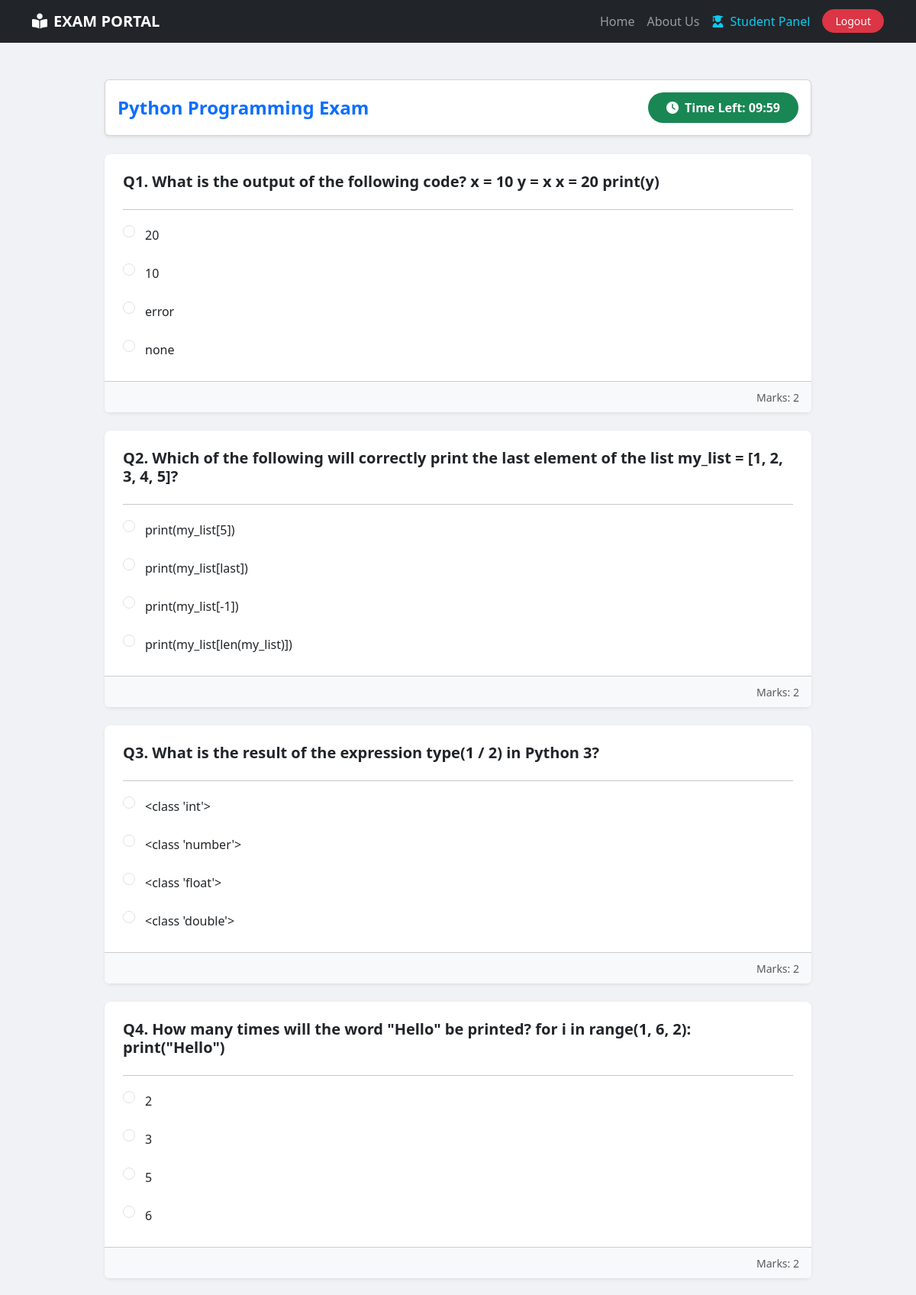
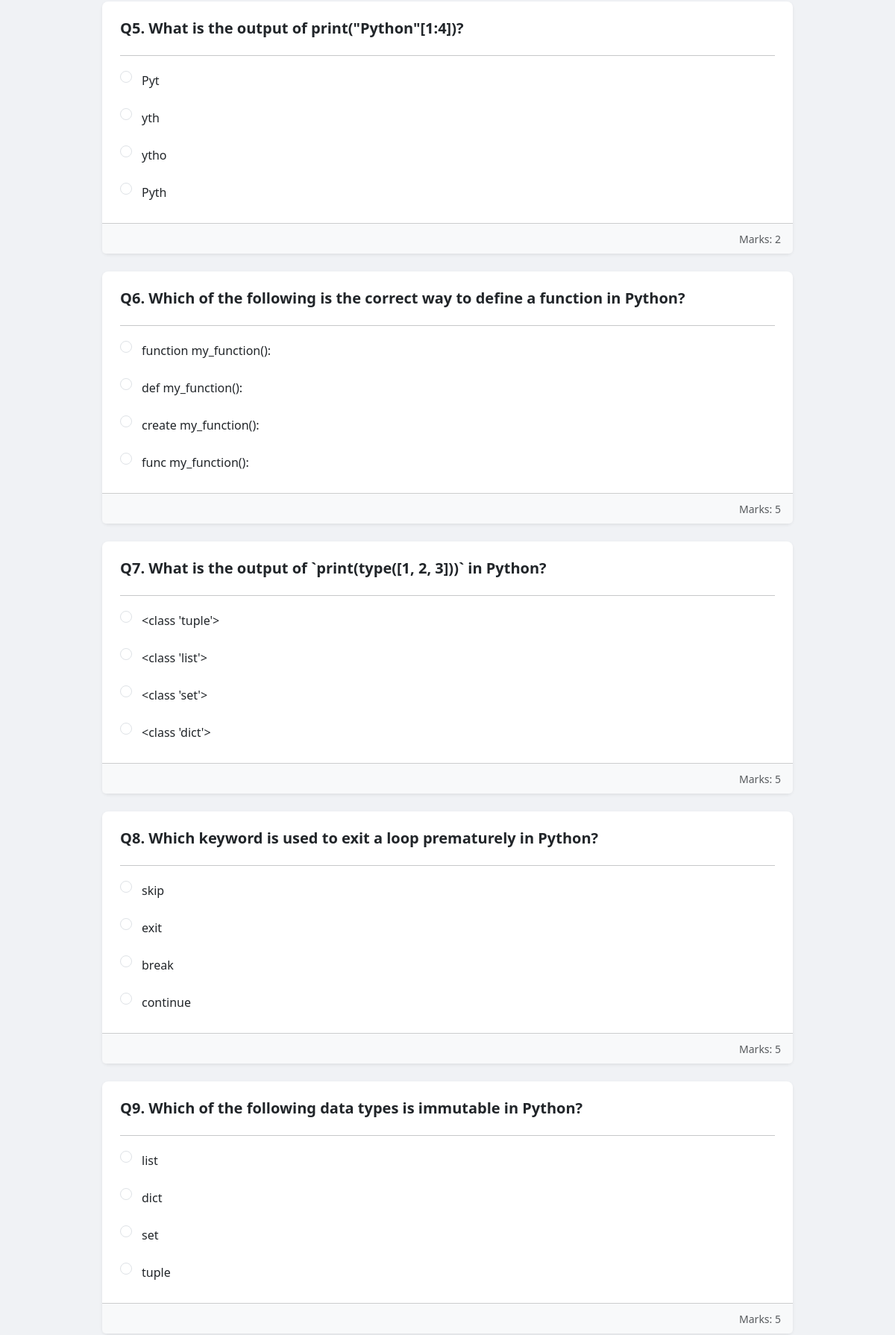
Screenshot of /student-exam/1/ (signed in, upper part) with the database file from the repository (2 pictures, top to bottom).
### exam/models.py (models this page shows, shortened)
class Course(models.Model):
    course_name = models.CharField(max_length=50)
    question_number = models.PositiveIntegerField()
    total_marks = models.PositiveIntegerField()
    duration = models.PositiveIntegerField(default=30, help_text="Duration in minutes")

class Question(models.Model):
    course = models.ForeignKey(Course, on_delete=models.CASCADE)
    marks = models.PositiveIntegerField()
    question = models.CharField(max_length=600)
    option1 = models.CharField(max_length=200)
    option2 = models.CharField(max_length=200)
    option3 = models.CharField(max_length=200)
    option4 = models.CharField(max_length=200)
    cat = (('Option1','Option1'),('Option2','Option2'),('Option3','Option3'),('Option4','Option4'))
    answer = models.CharField(max_length=200, choices=cat)

### exam/views.py (the view, shortened to what this page needs)
# urls.py: path('student-exam/<int:pk>/', views.take_exam, name='student-exam'),
@login_required
def take_exam(request, pk):
    course = Course.objects.get(id=pk)
    questions = Question.objects.all().filter(course=course)
    return render(request, 'take_exam.html', {'course': course, 'questions': questions})

### exam/templates/take_exam.html (shortened to what this page needs)
{% extends 'base.html' %}
{% block content %}
<div class="container mt-5 mb-5">
    <div class="row justify-content-center">
        <div class="col-md-10">
            <div class="card shadow-sm mb-4 sticky-top bg-white" style="top: 70px; z-index: 1020;">
                <div class="card-body d-flex justify-content-between align-items-center py-3">
                    <h4 class="mb-0 fw-bold text-primary">{{ course.course_name }} Exam</h4>
                    <div id="timer-box" class="bg-success text-white px-4 py-2 rounded-pill fw-bold transition-all">
                        <i class="fas fa-clock me-2"></i>Time Left: <span id="timer">--:--</span>
                    </div>
                </div>
            </div>
            <form id="exam-form" method="POST" action="{% url 'calculate-marks' course.id %}">
                {% for q in questions %}
                <div class="card shadow-sm border-0 mb-4 rounded-3">
                    <div class="card-body p-4">
                        <h5 class="fw-bold mb-4">Q{{ forloop.counter }}. {{ q.question }}</h5>
                        <hr>
                        <div class="form-check mb-3">
                            <input class="form-check-input" type="radio" name="{{ q.id }}" id="q{{ q.id }}_1" value="Option1" required>
                            <label class="form-check-label" for="q{{ q.id }}_1">{{ q.option1 }}</label>
                        </div>
                        <div class="form-check mb-3">
                            <input class="form-check-input" type="radio" name="{{ q.id }}" id="q{{ q.id }}_2" value="Option2">
                            <label class="form-check-label" for="q{{ q.id }}_2">{{ q.option2 }}</label>
                        </div>
                        <div class="form-check mb-3">
                            <input class="form-check-input" type="radio" name="{{ q.id }}" id="q{{ q.id }}_3" value="Option3">
                            <label class="form-check-label" for="q{{ q.id }}_3">{{ q.option3 }}</label>
                        </div>
                        <div class="form-check mb-0">
                            <input class="form-check-input" type="radio" name="{{ q.id }}" id="q{{ q.id }}_4" value="Option4">
                            <label class="form-check-label" for="q{{ q.id }}_4">{{ q.option4 }}</label>
                        </div>
                    </div>
                    <div class="card-footer bg-light text-end py-2">
                        <small class="text-muted">Marks: {{ q.marks }}</small>
                    </div>
                </div>
                {% endfor %}
            </form>
        </div>
    </div>
</div>
{% endblock %}

### exam/templates/take_exam.html (style rules this page uses)
body { background-color: #f0f2f5; }
.transition-all { transition: all 0.5s ease; }
.form-check-label { cursor: pointer; width: 100%; display: block; padding: 5px; border-radius: 5px; }

### rows the page displays
Course: course_name "Python Programming"
Question: question "What is the output of the following code? x = 10 y = x x = 20 print(y)", option1 "20", option2 "10", option3 "error", option4 "none", marks "2"
Question: question "Which of the following will correctly print the last element of the list my_list = [1, 2, 3, 4, 5]?", option1 "print(my_list[5])", option2 "print(my_list[last])", option3 "print(my_list[-1])", option4 "print(my_list[len(my_list)])", marks "2"
Question: question "What is the result of the expression type(1 / 2) in Python 3?", option1 "<class 'int'>", option2 "<class 'number'>", option3 "<class 'float'>", option4 "<class 'double'>", marks "2"
Question: question "How many times will the word \"Hello\" be printed? for i in range(1, 6, 2): print(\"Hello\")", option1 "2", option2 "3", option3 "5", option4 "6", marks "2"
Question: question "What is the output of print(\"Python\"[1:4])?", option1 "Pyt", option2 "yth", option3 "ytho", option4 "Pyth", marks "2"
Question: question "Which of the following is the correct way to define a function in Python?", option1 "function my_function():", option2 "def my_function():", option3 "create my_function():", option4 "func my_function():", marks "5"
Question: question "What is the output of `print(type([1, 2, 3]))` in Python?", option1 "<class 'tuple'>", option2 "<class 'list'>", option3 "<class 'set'>", option4 "<class 'dict'>", marks "5"
Question: question "Which keyword is used to exit a loop prematurely in Python?", option1 "skip", option2 "exit", option3 "break", option4 "continue", marks "5"
Question: question "Which of the following data types is immutable in Python?", option1 "list", option2 "dict", option3 "set", option4 "tuple", marks "5"
